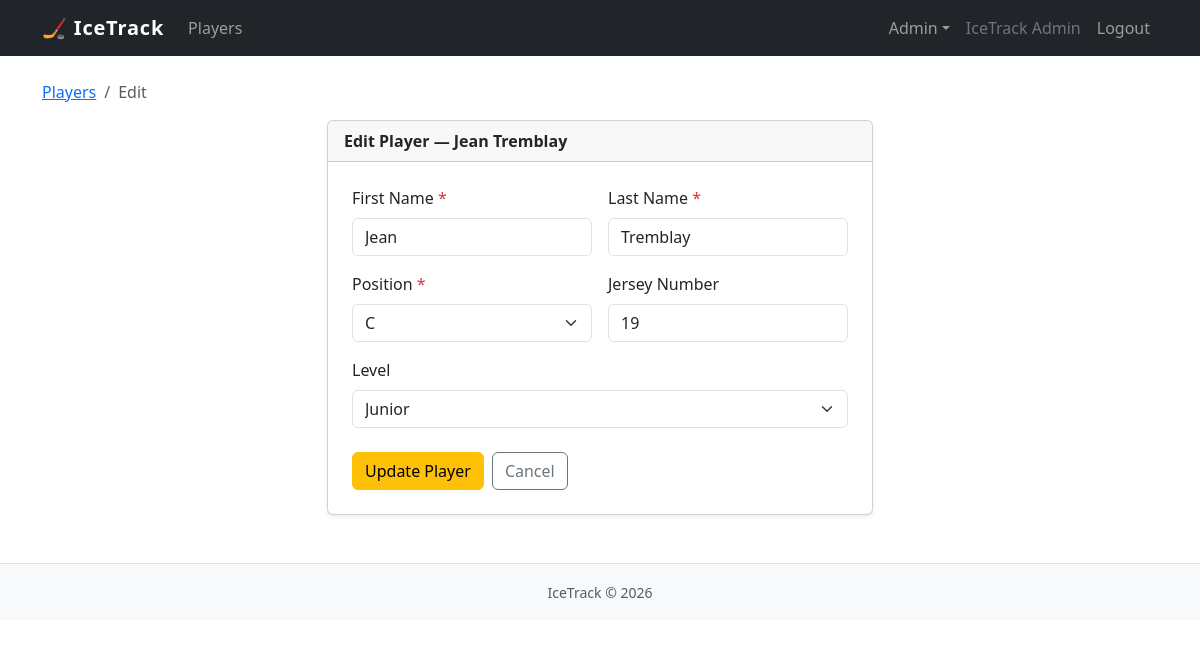
Page /pages/admin/players/edit.php?id=1 (signed in) on the committed database.
### tables this page shows
CREATE TABLE `players` (
  `player_id` BIGINT PRIMARY KEY NOT NULL AUTO_INCREMENT,
  `first_name` VARCHAR(100) NOT NULL,
  `last_name` VARCHAR(100) NOT NULL,
  `position` VARCHAR(20) NOT NULL,
  `jersey_number` INT,
  `level` VARCHAR(30),
  CONSTRAINT `chk_players_position` CHECK (position IN ('C', 'LW', 'RW', 'D', 'G')),
  CONSTRAINT `chk_players_jersey` CHECK (jersey_number IS NULL OR (jersey_number >= 0 AND jersey_number <= 99))
);

### pages/admin/players/edit.php (called while the page is built, shortened)
<?php
require_once BASE_PATH . '/lib/validators.php';
$getId = filter_input(INPUT_GET, 'id', FILTER_VALIDATE_INT);
$postId = filter_input(INPUT_POST, 'id', FILTER_VALIDATE_INT);
$id = $getId ?? $postId;
$db = get_db();
$stmt = $db->prepare('SELECT * FROM players WHERE player_id = ?');
$stmt->execute([$id]);
$player = $stmt->fetch();
$input = [
    'first_name' => $player['first_name'],
    'last_name' => $player['last_name'],
    'position' => $player['position'],
    'jersey_number' => $player['jersey_number'] ?? '',
    'level' => $player['level'] ?? '',
];
$fullName = $player['first_name'] . ' ' . $player['last_name'];
require BASE_PATH . '/views/admin/players/edit.php';

### lib/validators.php (called while the page is built, shortened)
<?php
function allowed_positions(): array
{
    return ['C', 'LW', 'RW', 'D', 'G'];
}
function allowed_levels(): array
{
    return ['Pro', 'Junior', 'Amateur', 'Other'];
}

### partials/player_form.php (the view, shortened to what this page needs)
<div class="row g-3">
    <div class="col-sm-6">
        <label for="first_name" class="form-label">
            First Name <span class="text-danger">*</span>
        </label>
        <input type="text" id="first_name" name="first_name"
            class="form-control <?= isset($errors['first_name']) ? 'is-invalid' : '' ?>"
            value="<?= htmlspecialchars($input['first_name'], ENT_QUOTES, 'UTF-8') ?>" maxlength="100" required>
    </div>
    <div class="col-sm-6">
        <label for="last_name" class="form-label">
            Last Name <span class="text-danger">*</span>
        </label>
        <input type="text" id="last_name" name="last_name"
            class="form-control <?= isset($errors['last_name']) ? 'is-invalid' : '' ?>"
            value="<?= htmlspecialchars($input['last_name'], ENT_QUOTES, 'UTF-8') ?>" maxlength="100" required>
    </div>
    <div class="col-sm-6">
        <label for="position" class="form-label">
            Position <span class="text-danger">*</span>
        </label>
        <select id="position" name="position" class="form-select <?= isset($errors['position']) ? 'is-invalid' : '' ?>"
            required>
            <?php foreach (allowed_positions() as $pos): ?>
                <option value="<?= $pos ?>" <?= $input['position'] === $pos ? 'selected' : '' ?>>
                    <?= $pos ?>
                </option>
            <?php endforeach; ?>
        </select>
    </div>
    <div class="col-sm-6">
        <label for="jersey_number" class="form-label">Jersey Number</label>
        <input type="number" id="jersey_number" name="jersey_number"
            class="form-control <?= isset($errors['jersey_number']) ? 'is-invalid' : '' ?>"
            value="<?= htmlspecialchars((string) $input['jersey_number'], ENT_QUOTES, 'UTF-8') ?>" min="0" max="99"
            placeholder="Optional">
    </div>
    <div class="col-12">
        <label for="level" class="form-label">Level</label>
        <select id="level" name="level" class="form-select <?= isset($errors['level']) ? 'is-invalid' : '' ?>">
            <?php foreach (allowed_levels() as $lvl): ?>
                <option value="<?= $lvl ?>" <?= $input['level'] === $lvl ? 'selected' : '' ?>>
                    <?= $lvl ?>
                </option>
            <?php endforeach; ?>
        </select>
    </div>
</div>

### views/admin/players/edit.php
<?php require_once BASE_PATH . '/partials/header.php';
render_flash(); ?>
<nav aria-label="breadcrumb" class="mb-3">
    <ol class="breadcrumb">
        <li class="breadcrumb-item">
            <a href="<?= BASE_URL ?>/pages/public/players.php">Players</a>
        </li>
        <li class="breadcrumb-item active">Edit</li>
    </ol>
</nav>
<div class="row justify-content-center">
    <div class="col-md-7 col-lg-6">
        <div class="card shadow-sm">
            <div class="card-header fw-semibold">
                Edit Player — <?= htmlspecialchars($fullName, ENT_QUOTES, 'UTF-8') ?>
            </div>
            <div class="card-body p-4">
                <form method="post" action="?id=<?= (int) $id ?>" novalidate>
                    <?php require BASE_PATH . '/partials/player_form.php'; ?>
                    <div class="d-flex gap-2 mt-4">
                        <button type="submit" class="btn btn-warning">Update Player</button>
                        <a href="<?= BASE_URL ?>/pages/public/players.php" class="btn btn-outline-secondary">Cancel</a>
                    </div>
                </form>
            </div>
        </div>
    </div>
</div>
<?php require_once BASE_PATH . '/partials/footer.php'; ?>

### partials/header.php (style rules this page uses)
body { padding-bottom: 4rem; }

### rows in the picture
players: fullName "Jean Tremblay", first_name "Jean", last_name "Tremblay", position "C", jersey_number "19", level "Junior"

### other values in the picture
$_user['display_name'] "IceTrack Admin"
